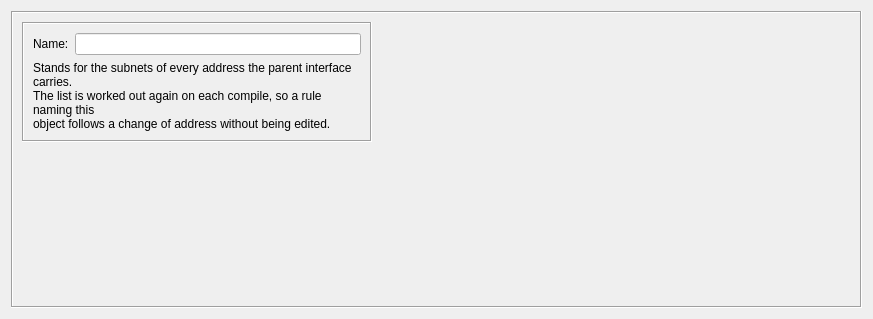
<?xml version="1.0" encoding="UTF-8"?>
<ui version="4.0">
 <class>AttachedNetworksDialog_q</class>
 <widget class="QWidget" name="AttachedNetworksDialog_q">
  <property name="geometry">
   <rect>
    <x>0</x>
    <y>0</y>
    <width>873</width>
    <height>319</height>
   </rect>
  </property>
  <property name="windowTitle">
   <string>Attached Networks</string>
  </property>
  <layout class="QGridLayout" name="gridLayout">
   <item row="0" column="0">
    <widget class="QFrame" name="frame7">
     <property name="frameShape">
      <enum>QFrame::Shape::Box</enum>
     </property>
     <property name="frameShadow">
      <enum>QFrame::Shadow::Sunken</enum>
     </property>
     <layout class="QGridLayout" name="gridLayout_2">
      <item row="0" column="0">
       <layout class="QVBoxLayout" name="verticalLayout">
        <item>
         <widget class="QFrame" name="frame14">
          <property name="minimumSize">
           <size>
            <width>350</width>
            <height>0</height>
           </size>
          </property>
          <property name="maximumSize">
           <size>
            <width>350</width>
            <height>16777215</height>
           </size>
          </property>
          <property name="frameShape">
           <enum>QFrame::Shape::Box</enum>
          </property>
          <property name="frameShadow">
           <enum>QFrame::Shadow::Sunken</enum>
          </property>
          <layout class="QGridLayout" name="gridLayout_3">
           <item row="0" column="0">
            <widget class="QLabel" name="textLabel1">
             <property name="text">
              <string>Name:</string>
             </property>
            </widget>
           </item>
           <item row="0" column="1">
            <widget class="QLineEdit" name="obj_name">
             <property name="toolTip">
              <string>The name this object is known by in rules and in the object tree.  It is
set to &quot;&lt;firewall&gt;:&lt;interface&gt;:attached&quot; when the object is created and
follows the interface when that is renamed, so a rule keeps naming the
interface it is about.</string>
             </property>
            </widget>
           </item>
           <item row="1" column="0" colspan="2">
            <widget class="QLabel" name="explanation">
             <property name="text">
              <string>Stands for the subnets of every address the parent interface carries.
The list is worked out again on each compile, so a rule naming this
object follows a change of address without being edited.</string>
             </property>
             <property name="wordWrap">
              <bool>true</bool>
             </property>
            </widget>
           </item>
          </layout>
         </widget>
        </item>
        <item>
         <spacer name="verticalSpacer">
          <property name="orientation">
           <enum>Qt::Orientation::Vertical</enum>
          </property>
          <property name="sizeHint" stdset="0">
           <size>
            <width>20</width>
            <height>40</height>
           </size>
          </property>
         </spacer>
        </item>
       </layout>
      </item>
      <item row="0" column="1">
       <widget class="QListWidget" name="addresses">
        <property name="enabled">
         <bool>false</bool>
        </property>
        <property name="toolTip">
         <string>The subnets this object stands for, as the compiler works them out from
the addresses of the parent interface.  The list cannot be edited: change
the addresses of the interface to change what the rules match.  An
interface whose address is assigned at run time shows nothing here.</string>
        </property>
        <property name="frameShape">
         <enum>QFrame::Shape::NoFrame</enum>
        </property>
        <property name="frameShadow">
         <enum>QFrame::Shadow::Plain</enum>
        </property>
       </widget>
      </item>
      <item row="0" column="2">
       <widget class="CommentKeywords" name="commentKeywords" native="true">
        <property name="sizePolicy">
         <sizepolicy hsizetype="Expanding" vsizetype="Expanding">
          <horstretch>0</horstretch>
          <verstretch>0</verstretch>
         </sizepolicy>
        </property>
       </widget>
      </item>
     </layout>
    </widget>
   </item>
  </layout>
 </widget>
 <customwidgets>
  <customwidget>
   <class>CommentKeywords</class>
   <extends>QWidget</extends>

   <container>1</container>
  </customwidget>
 </customwidgets>
 <tabstops>
  <tabstop>obj_name</tabstop>
 </tabstops>
 <resources>
  <include location="MainRes.qrc"/>
 </resources>
</ui>
